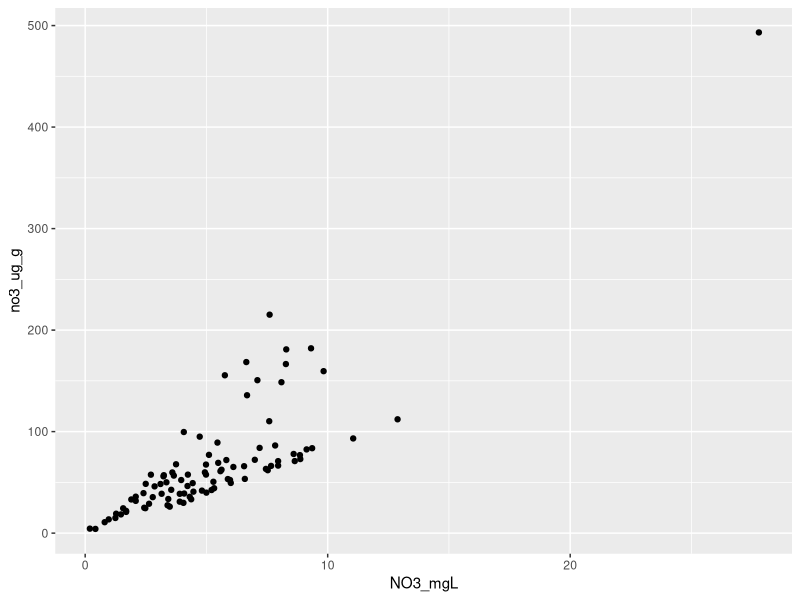
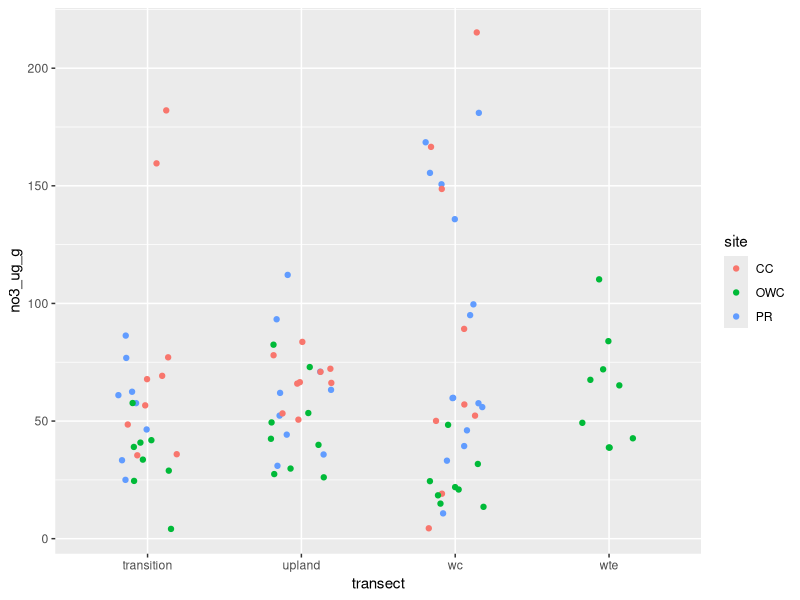
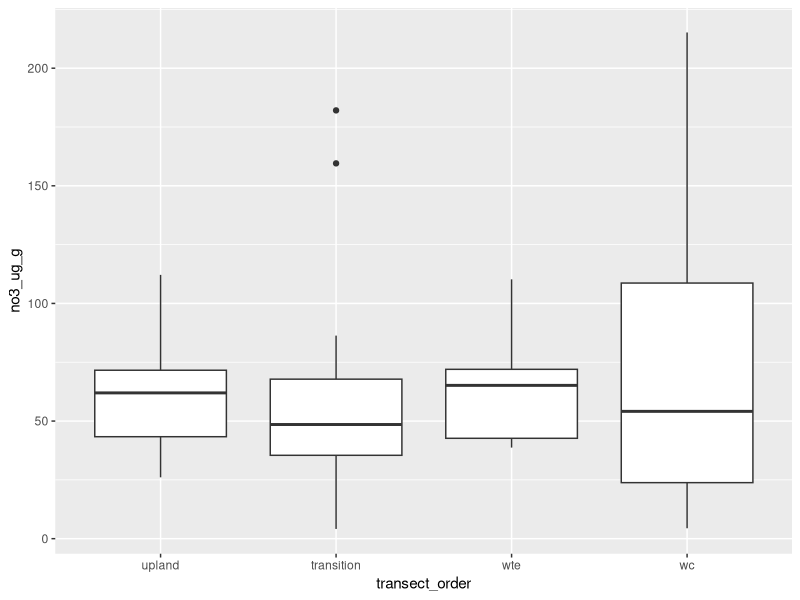
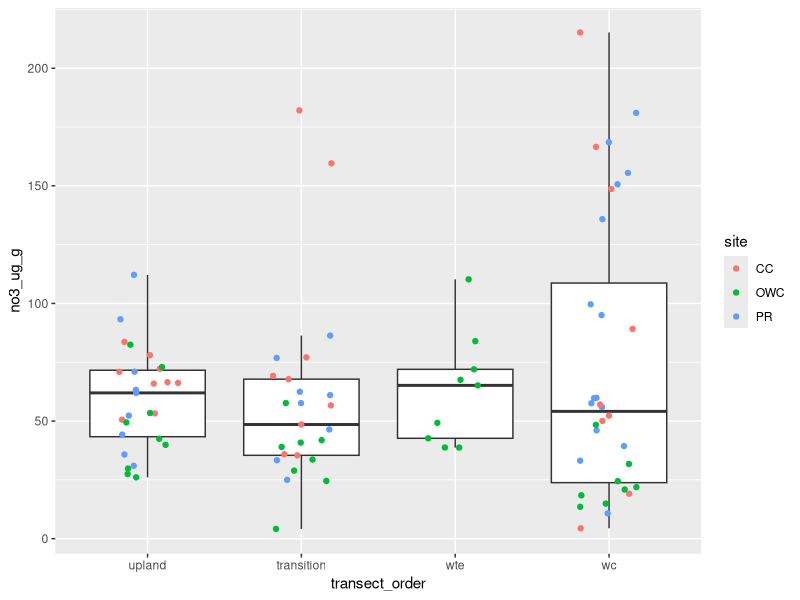
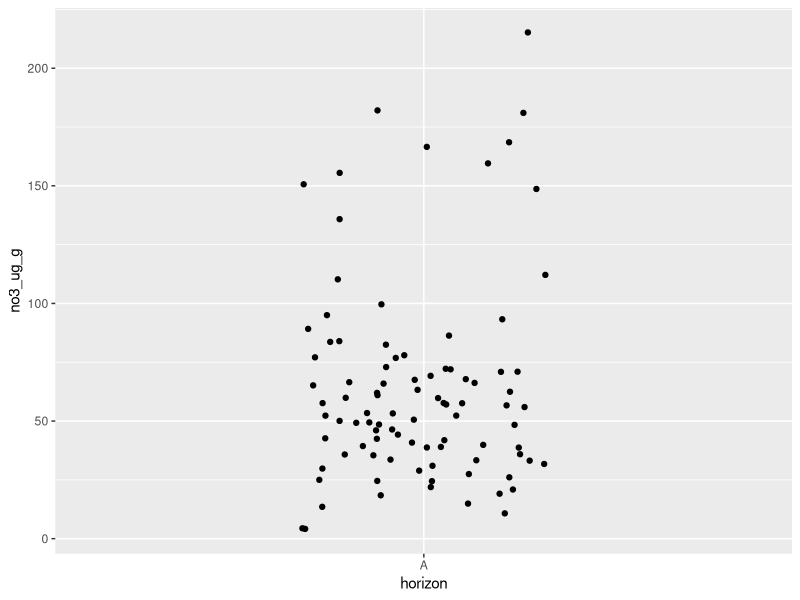
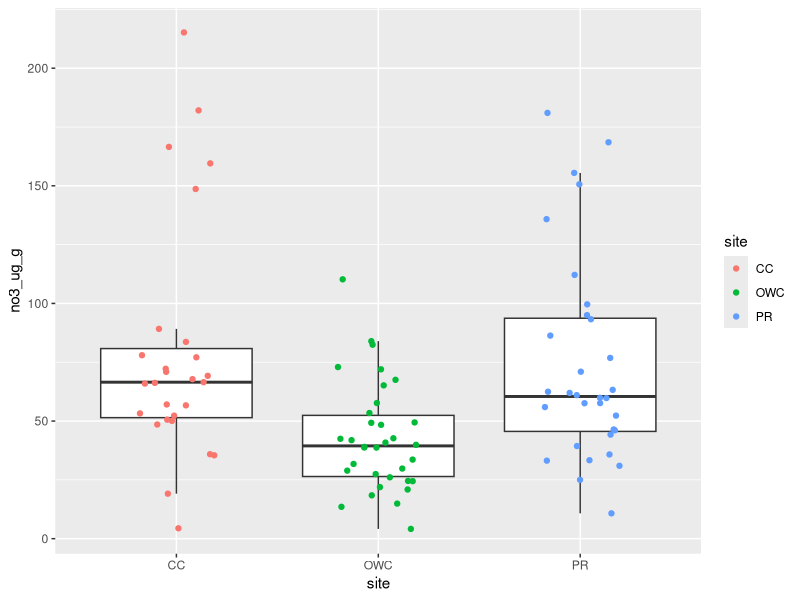

Write the R code that produced these figures, in order.
### Preliminary Nitrate Analysis (NO3-)
## 7/19/22
## JIM

##LOAD PACKAGES
library(tidyverse)

#--------------------------------------------------#

##LOAD FILES - processed at Argonne National Lab

# data file
inorganic_nitrate = read.csv("data/cmps_data/inorganic_n_2022-07-18.csv")
# sample key
sample_key = read.csv("data/cmps_data/sample_key.csv") 
# check loaded files 
View(inorganic_nitrate)
View(sample_key)

##MERGE DATA AND SAMPLE KEY

inorg_n = 
  inorganic_nitrate %>% 
  left_join(sample_key, by = "sample_label")
#check merged file
View(inorg_n)

##FILTER ANY OUTLIERS

inorg_n = 
  inorg_n %>% 
  filter(no3_ug_g < 450)

## FORMAT DATA

transect_order = factor(inorg_n$transect, level = c('upland','transition','wte','wc'))

## GRAPHS
#screwing around w/ visualizations 
ggplot(inorganic_nitrate, aes(NO3_mgL, no3_ug_g)) +
  geom_point()

ggplot(inorg_n, aes(transect,no3_ug_g)) +
  geom_jitter(width = .2,aes(color = site))

ggplot(inorg_n, aes(transect_order,no3_ug_g)) +
  geom_boxplot()

ggplot(inorg_n, aes(transect_order,no3_ug_g)) +
  geom_boxplot(outlier.alpha = 0) + 
  geom_jitter(width = .2,aes(color = site))

ggplot(inorg_n, aes(horizon,no3_ug_g)) +
  geom_jitter(width = 0.2)

ggplot(inorg_n, aes(site,no3_ug_g)) +
  geom_boxplot(outlier.alpha = 0) +
  geom_jitter(aes(color = site), width = 0.2)
